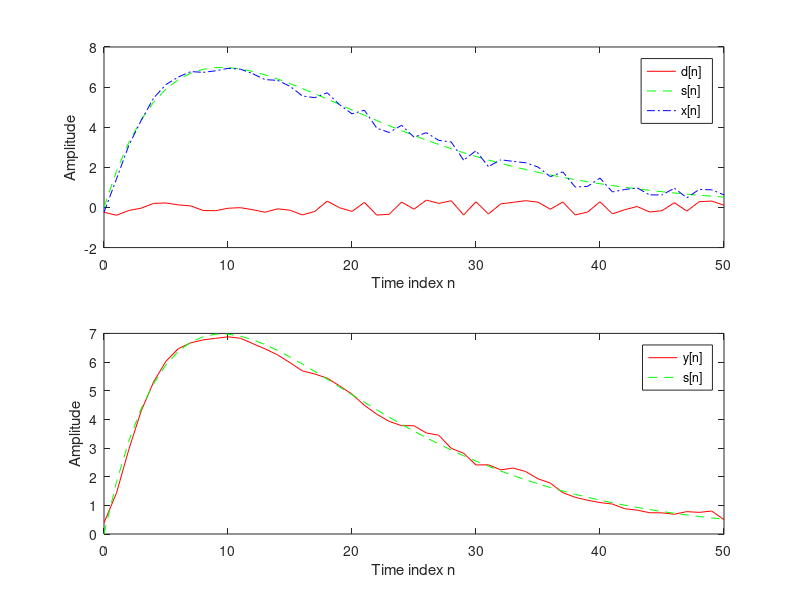

Here is the MATLAB script that generated this plot:
% Program P1_5
% Signal Smoothing by Averaging
clf;
R = 51;
d = 0.8*(rand(R,1) - 0.5); % Generate random noise
m = 0:R-1;
s = 2*m.*(0.9.^m); % Generate uncorrupted signal
x = s + d'; % Generate noise corrupted signal
subplot(2,1,1);
plot(m,d','r-',m,s,'g--',m,x,'b-.');
xlabel('Time index n');ylabel('Amplitude');
legend('d[n] ','s[n] ','x[n] ');
x1 = [0 0 x];x2 = [0 x 0];x3 = [x 0 0];
y = (x1 + x2 + x3)/3;
subplot(2,1,2);
plot(m,y(2:R+1),'r-',m,s,'g--');
legend('y[n] ','s[n] ');
xlabel('Time index n');ylabel('Amplitude');